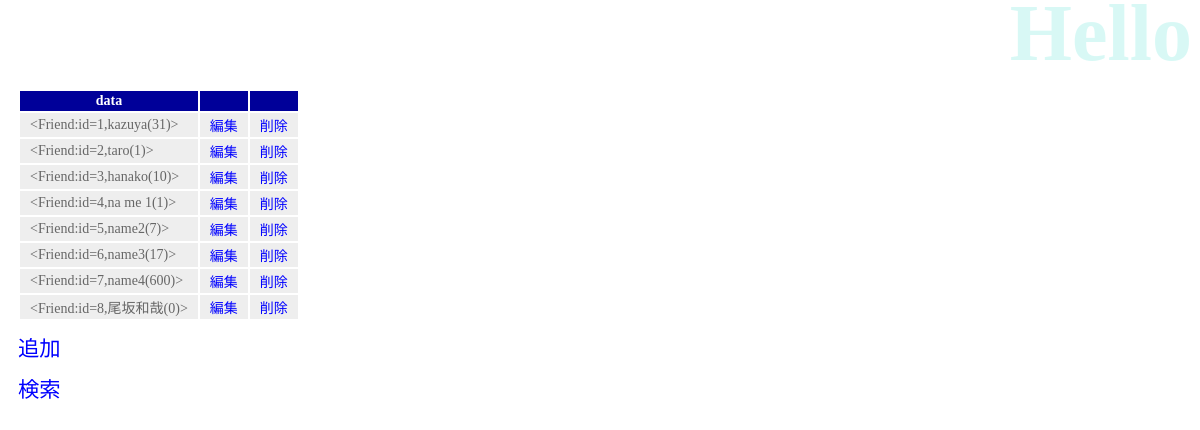
/hello/, run on an earlier commit of the app's database.
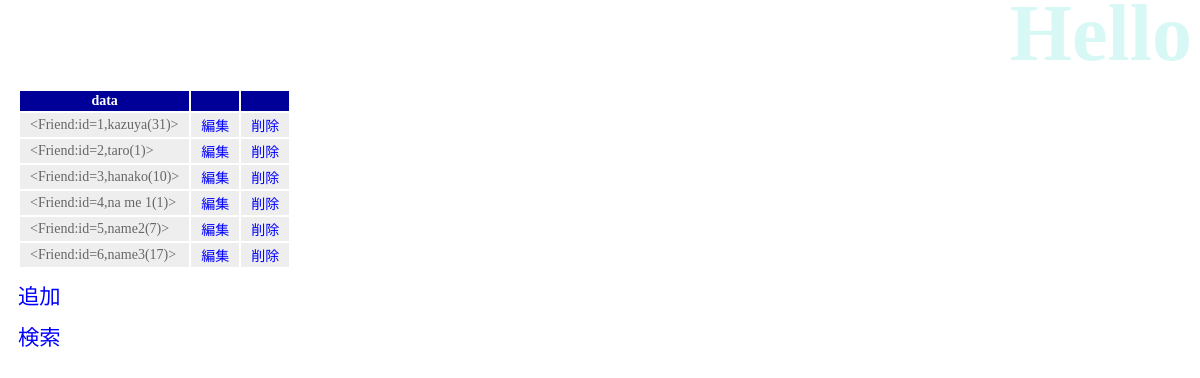
And on a later commit of the database.
### hello/models.py (models this page shows)
class Friend(models.Model):
    name = models.CharField(max_length=100)
    mail = models.EmailField(max_length=200)
    gender = models.BooleanField()
    age = models.IntegerField(default=0)
    birthday = models.DateField()
    def __str__(self):
        return '<Friend:id=' + str(self.id) + ',' + self.name + '(' + str(self.age) + ')>'

### hello/views.py (the view)
# urls.py: path('', views.index, name='index'),
def index(request):
    data = Friend.objects.all()
    params = {
        'title':'Hello',
        'data':data,
    }
    return render(request, 'hello/index.html', params)

### hello/templates/hello/index.html (shortened to what this page needs)
{% load static %}
<!DOCTYPE html>
<html lang="ja">
<head>
    <link rel="stylesheet" type="text/css" href="{% static 'hello/css/style.css' %}">
</head>
<body>
    <h1>{{ title }}</h1>
    <table>
        <tr>
            <th>data</th>
            <th></th>
            <th></th>
        </tr>
        {% for item in data %}
        <tr>
            <td>{{ item }}</td>
            <td><a href="{% url 'edit' item.id %}">編集</a></td>
            <td><a href="{% url 'delete' item.id %}">削除</a></td>
        </tr>
        {% endfor %}
    </table>
    <p><a href="{% url 'create' %}" role="button">追加</a></p>
    <p><a href="{% url 'find' %}" role="button">検索</a></p>
</body>
</html>

What changed in the data, as far as the page shows it:
removed Friend: id+name+age "<Friend:id=7,name4(600)>"
removed Friend: id+name+age "<Friend:id=8,尾坂和哉(0)>"
